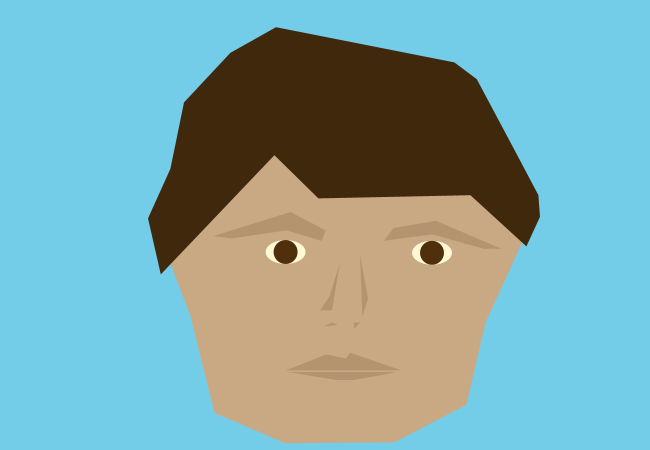
Frame 1 (no input)
Frame 60 (the mouse pressed at the canvas centre just before this capture): identical to frame 1, image omitted
Frame 120 (the mouse held since frame 60 and released just before this capture): identical to frame 1, image omitted

The Processing sketch that drew this single still picture (run headless with seeded random() and noise(); from frame 60 on, the mouse is pressed at the canvas centre):

// Processing sketch: processing_36006
// ── processing_36006.pde

void setup() {
  size(650, 450);
  smooth();
  noStroke();
}
/*
void mouseClicked() {
  //for designing etc:
  println(mouseX);
  println(mouseY);
}*/

void draw() {
  background(115, 205, 232);
  scale(0.8,0.8); //the canvas is too big for openprocessing by default.
  //general headshape.
  fill(201, 168, 132);  
  beginShape();
  vertex(238, 395);
  vertex(193, 277);
  vertex(220, 223);
  vertex(240, 134);
  vertex(285, 81);
  vertex(373, 73);
  vertex(482, 71);
  vertex(585, 94);
  vertex(642, 215);
  vertex(672, 261);
  vertex(607, 403);
  vertex(583, 506);
  vertex(493, 553);
  vertex(356, 554);
  vertex(268, 516);
  endShape(CLOSE);

  //hairstyles
  fill(64, 40, 13);
  beginShape();
  vertex(213, 211);
  vertex(230, 128);
  vertex(288, 66);
  vertex(345, 34);
  vertex(568, 78);
  vertex(596, 99);
  vertex(645, 191);
  vertex(673, 244);
  vertex(675, 271);
  vertex(658, 308);
  vertex(588, 244);
  vertex(398, 248);
  vertex(343, 194);
  vertex(201,343);
  vertex(185,273);
  endShape(CLOSE);
  
  //shadey bits
  
  //eyebrows
  fill(180,148,112);
  beginShape();
  vertex(627,311);
  vertex(545,276);
  vertex(492,285);
  vertex(480,301);
  vertex(540,293);
  vertex(605,311);
  endShape(CLOSE);
  
  beginShape();
  vertex(267,295);
  vertex(363,265);
  vertex(407,288);
  vertex(402,301);
  vertex(358,288);
  vertex(290,298);
  endShape(CLOSE);
  
  //nose
  beginShape();
  vertex(450,318);
  vertex(460,373);
  vertex(453,396);
  endShape(CLOSE);

  beginShape();
  vertex(425,328);
  vertex(415,388);
  vertex(400,388);
  vertex(412,370);
  endShape(CLOSE);
 
  beginShape();
  vertex(422,406);
  vertex(405,408);
  vertex(415,403);
  endShape(CLOSE); 
 
  beginShape();
  vertex(442,403);
  vertex(443,411);
  vertex(450,403);
  endShape(CLOSE); 
  
  //mouth
  beginShape();
  vertex(357,463);
  vertex(408,443);
  vertex(432,448);
  vertex(438,441);
  vertex(502,463);
  endShape(CLOSE);
  
  beginShape();
  vertex(360,465);
  vertex(497,465);
  vertex(443,475);
  vertex(420,475);
  endShape(CLOSE);
  
  //eyes
  fill(280,248,212);
  ellipse(357,315,50,30);
  ellipse(540,316,50,30);
  fill(80,48,12);
  ellipse(357,315,30,30);
  ellipse(540,316,30,30);
}
